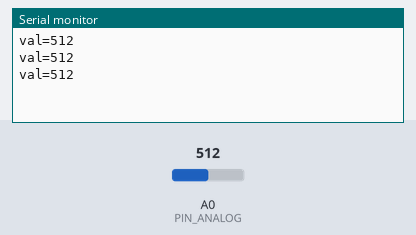
Recording of a sketch running on a simulated Arduino Uno, built with avr-gcc and run on an emulated ATmega328P. Parts: the last lines printed to the serial monitor. Inputs (shaded band) come from the test bench; at power-on: A0 (PIN_ANALOG) = 512.

Above: at 1.3 s.
1.4 s: A0 (PIN_ANALOG) set to 716
At 1.9 s:
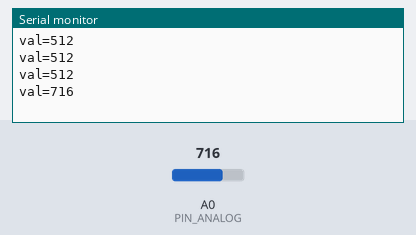
2.9 s: A0 (PIN_ANALOG) set to 900
At 3.4 s:
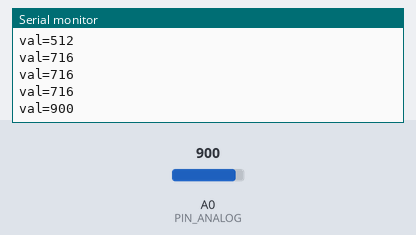
Timing chart, 0 to 5.9 s (numbered marks = the images above; inputs shaded):
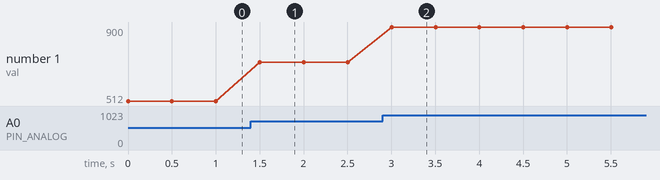

Measured:
- after the input at 1.4 s, the serial monitor: prints a new line after 0.10 s (image 1)
- after the input at 2.9 s, the serial monitor: prints a new line after 0.10 s (image 2)
- plotted number 1: 512 → 716 after the input at 1.4 s, 716 → 900 after the input at 2.9 s

The sketch:

exp_13_01.ino
```cpp
// Лаборатория электроники и программирования
// Эксперимент 13
// вовод в монитор последовательного порта значений
// с потенциометра, подключенного к аналоговому входу A0
//

// пин подключения среднего вывода потенциометра
#define PIN_ANALOG A0
// переменная для сохранения значения потенциометра
int val;

void setup() {
   // запуск последовательного порта
   Serial.begin(9600);
}
void loop() {
  // считать значение с аналогового порта
  val=analogRead(PIN_ANALOG);
  // вывести последовательный порт
  Serial.print("val=");
  Serial.println(val);
  delay(500);
}
```
